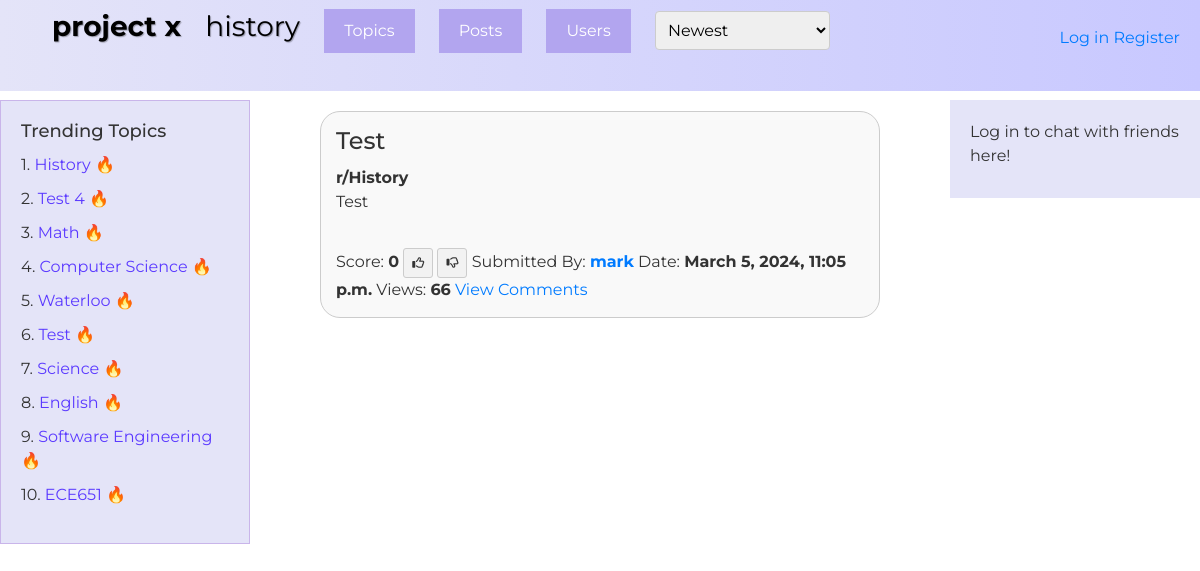
The app's page /topic/18/, older data.
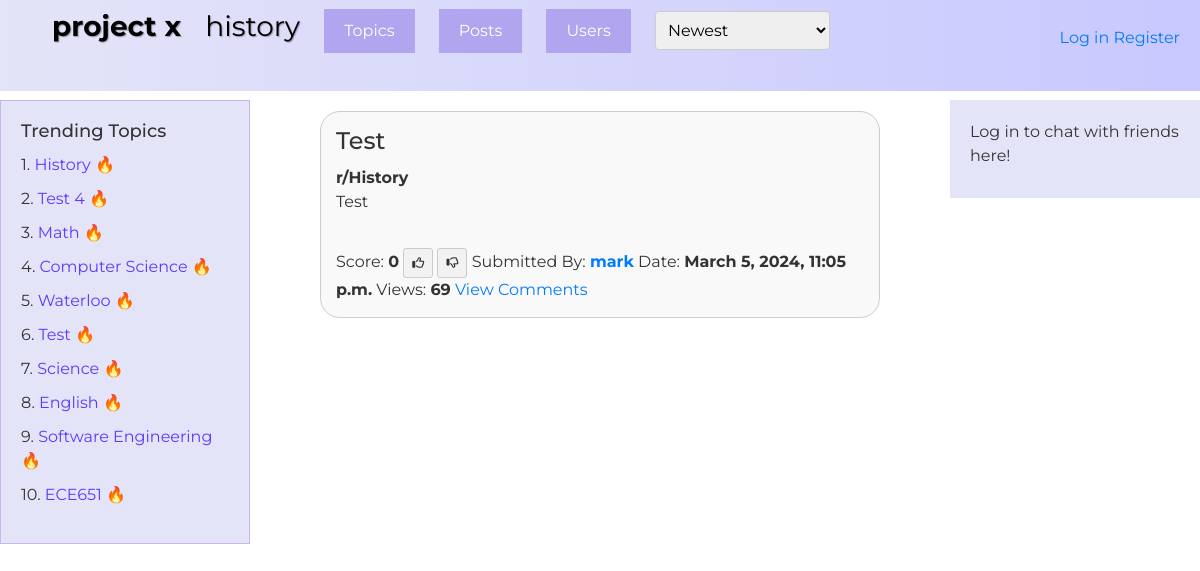
The same page, newer data.
### QuestionHub/models.py (models this page shows, shortened)
class Post(models.Model):
    author = models.ForeignKey(User, null=False, on_delete=models.CASCADE)
    topic = models.ForeignKey(Topic, null=True, on_delete=models.CASCADE)
    title = models.CharField(max_length=255, null=False)
    body = models.TextField(null=False)
    timestamp = models.DateTimeField(auto_now_add=True)
    score = models.IntegerField(default=0)
    num_views = models.IntegerField(default=0)

class Topic(models.Model):
    id = models.AutoField(primary_key=True, editable=False)
    name = models.CharField(max_length=255)

### QuestionHub/views.py (the view)
# urls.py: path('topic/<int:id>/', views.topic_detail, name='topic_detail'),
def topic_detail(request, id):
    topic = Topic.objects.get(id=id)
    trending_topics = Topic.objects.annotate(total_views=Sum('post__num_views')).order_by('-total_views')[:10]
    filtered_posts = Post.objects.all() if not topic else Post.objects.filter(topic_id=id)
    ordering = request.GET.get('ordering', '-timestamp')
    current_user = request.user
    if ordering == 'num_views':
        filtered_posts = Post.objects.all().order_by('-num_views') if not topic else Post.objects.filter(topic_id=id).order_by('-num_views')
    elif ordering == 'most_upvoted':
        filtered_posts = Post.objects.all().order_by('-score') if not topic else Post.objects.filter(topic_id=id).order_by('-score')
    elif ordering == 'most_downvoted':
        filtered_posts = Post.objects.all().order_by('score') if not topic else Post.objects.filter(topic_id=id).order_by('score')
    else:
        filtered_posts = Post.objects.all().order_by('-timestamp') if not topic else Post.objects.filter(topic_id=id).order_by('-timestamp')
    topics = Topic.objects.all()
    users = User.objects.all()
    user_votes = []
    post_vote_list = []
    if request.user.is_authenticated:
        user_votes = Vote.objects.filter(user=request.user)
        for vote in user_votes:
          post_vote_list.append(vote.post)
        friends_list = request.user.userprofile.get_friends()
    else:
        friends_list = None
    context = {
        'current_ordering': ordering,
        'filtered_posts': filtered_posts,
        'topics': topics,
        'current_page' : 'topic_detail',
        'topic' : topic,
        'users' : users,
        'friends': friends_list,
        'trending_topics': trending_topics,
        'all_posts' : filtered_posts,
        'current_user': current_user
    }
    if user_votes:
        context['user_votes'] = user_votes
    if post_vote_list:
        context['post_vote_list'] = post_vote_list
    return render(request, 'topic_detail.html', context)

### QuestionHub/templates/topic_detail.html (shortened to what this page needs)
{% extends './base.html' %}
{% block post %}
<div id="filteredPosts">
    {% for post in filtered_posts %}
    <div class="post-container">
        <div class="post-list-item">
            <h1 class="post-list-title">
                {{ post.title }}
            </h1>
            <b>r/{{ post.topic.name }}</b>
            <p>{{ post.body }}</p>
            <br>
            Score: <b>{{ post.score }}</b>
            {% if not post in post_vote_list %}
            <a href="{% url 'upvote_post' post.id 'U' %}" class="vote-btn upvote-btn"><i class="fa-regular fa-thumbs-up"></i></a>
            <a href="{% url 'upvote_post' post.id 'D' %}" class="vote-btn downvote-btn"><i class="fa-regular fa-thumbs-down"></i></a>
        {%endif%}
            Submitted By: <a href="{% url 'user_profile' post.author.id %}"><b>{{ post.author.username }}</b></a>
            Date: <b>{{ post.timestamp }}</b>
            Views: <b>{{post.num_views}}</b>
            <a href="{% url 'post_detail' post.id %}">View Comments</a>
        </div>
    </div>
    {% endfor %}
</div>
{%endblock%}

Row changes from the older to the newer data that the page shows:
changed Post "Test": num_views "66" → "69"
